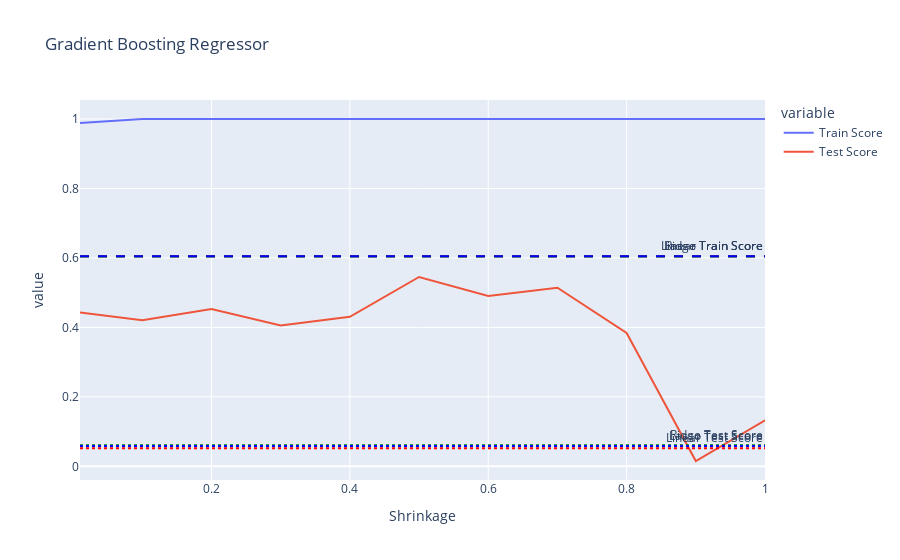

Notebook source saved alongside this figure:
### Code cell
shrinkage_parameters = [0.01, 0.1, 0.2, 0.3, 0.4, 0.5, 0.6, 0.7, 0.8, 0.9, 1]

rows = []
feature_importances = []
for s in shrinkage_parameters:
    gbm = GradientBoostingRegressor(n_estimators=1000, random_state=0, learning_rate=s)
    gbm.fit(X_train, y_train)

    train_score = gbm.score(X_train, y_train)
    test_score = gbm.score(X_test, y_test)

    feature_importances.append(gbm.feature_importances_)
    rows.append({"Shrinkage": s, "Train Score": train_score, "Test Score": test_score})

df = pd.DataFrame(rows)
fig = px.line(df, x="Shrinkage", y=["Train Score", "Test Score"], title="Gradient Boosting Regressor")
fig.add_hline(y=linear_train_score, line_dash="dash", line_color="red", annotation_text="Linear Train Score")
fig.add_hline(y=linear_test_score, line_dash="dot", line_color="red", annotation_text="Linear Test Score")

fig.add_hline(y=ridge_train_score, line_dash="dash", line_color="green", annotation_text="Ridge Train Score")
fig.add_hline(y=ridge_test_score, line_dash="dot", line_color="green", annotation_text="Ridge Test Score")

fig.add_hline(y=lasso_train_score, line_dash="dash", line_color="blue", annotation_text="Lasso Train Score")
fig.add_hline(y=lasso_test_score, line_dash="dot", line_color="blue", annotation_text="Lasso Test Score")

fig.show()

### Figure 1 — Plotly figure (JSON) as saved in the notebook; plotly's stock layout.template omitted (floating-point values rounded to 4 significant figures)
{"data": [{"hovertemplate": "variable=Train Score<br>Shrinkage=%{x}<br>value=%{y}<extra></extra>", "legendgroup": "Train Score", "line": {"color": "#636efa", "dash": "solid"}, "marker": {"symbol": "circle"}, "mode": "lines", "name": "Train Score", "orientation": "v", "showlegend": true, "type": "scatter", "x": [0.01, 0.1, 0.2, 0.3, 0.4, 0.5, 0.6, 0.7, 0.8, 0.9, 1], "xaxis": "x", "y": [0.9888, 1.0, 1.0, 1, 1, 1, 1, 1, 1, 1, 1], "yaxis": "y"}, {"hovertemplate": "variable=Test Score<br>Shrinkage=%{x}<br>value=%{y}<extra></extra>", "legendgroup": "Test Score", "line": {"color": "#EF553B", "dash": "solid"}, "marker": {"symbol": "circle"}, "mode": "lines", "name": "Test Score", "orientation": "v", "showlegend": true, "type": "scatter", "x": [0.01, 0.1, 0.2, 0.3, 0.4, 0.5, 0.6, 0.7, 0.8, 0.9, 1], "xaxis": "x", "y": [0.4426, 0.4202, 0.4526, 0.4052, 0.4305, 0.5452, 0.4905, 0.5142, 0.3839, 0.01526, 0.1325], "yaxis": "y"}], "layout": {"annotations": [{"showarrow": false, "text": "Linear Train Score", "x": 1, "xanchor": "right", "xref": "x domain", "y": 0.6046, "yanchor": "bottom", "yref": "y"}, {"showarrow": false, "text": "Linear Test Score", "x": 1, "xanchor": "right", "xref": "x domain", "y": 0.05189, "yanchor": "bottom", "yref": "y"}, {"showarrow": false, "text": "Ridge Train Score", "x": 1, "xanchor": "right", "xref": "x domain", "y": 0.6044, "yanchor": "bottom", "yref": "y"}, {"showarrow": false, "text": "Ridge Test Score", "x": 1, "xanchor": "right", "xref": "x domain", "y": 0.06054, "yanchor": "bottom", "yref": "y"}, {"showarrow": false, "text": "Lasso Train Score", "x": 1, "xanchor": "right", "xref": "x domain", "y": 0.6045, "yanchor": "bottom", "yref": "y"}, {"showarrow": false, "text": "Lasso Test Score", "x": 1, "xanchor": "right", "xref": "x domain", "y": 0.05865, "yanchor": "bottom", "yref": "y"}], "legend": {"title": {"text": "variable"}, "tracegroupgap": 0}, "shapes": [{"line": {"color": "red", "dash": "dash"}, "type": "line", "x0": 0, "x1": 1, "xref": "x domain", "y0": 0.6046, "y1": 0.6046, "yref": "y"}, {"line": {"color": "red", "dash": "dot"}, "type": "line", "x0": 0, "x1": 1, "xref": "x domain", "y0": 0.05189, "y1": 0.05189, "yref": "y"}, {"line": {"color": "green", "dash": "dash"}, "type": "line", "x0": 0, "x1": 1, "xref": "x domain", "y0": 0.6044, "y1": 0.6044, "yref": "y"}, {"line": {"color": "green", "dash": "dot"}, "type": "line", "x0": 0, "x1": 1, "xref": "x domain", "y0": 0.06054, "y1": 0.06054, "yref": "y"}, {"line": {"color": "blue", "dash": "dash"}, "type": "line", "x0": 0, "x1": 1, "xref": "x domain", "y0": 0.6045, "y1": 0.6045, "yref": "y"}, {"line": {"color": "blue", "dash": "dot"}, "type": "line", "x0": 0, "x1": 1, "xref": "x domain", "y0": 0.05865, "y1": 0.05865, "yref": "y"}], "title": {"text": "Gradient Boosting Regressor"}, "xaxis": {"anchor": "y", "domain": [0, 1], "title": {"text": "Shrinkage"}}, "yaxis": {"anchor": "x", "domain": [0, 1], "title": {"text": "value"}}}}
